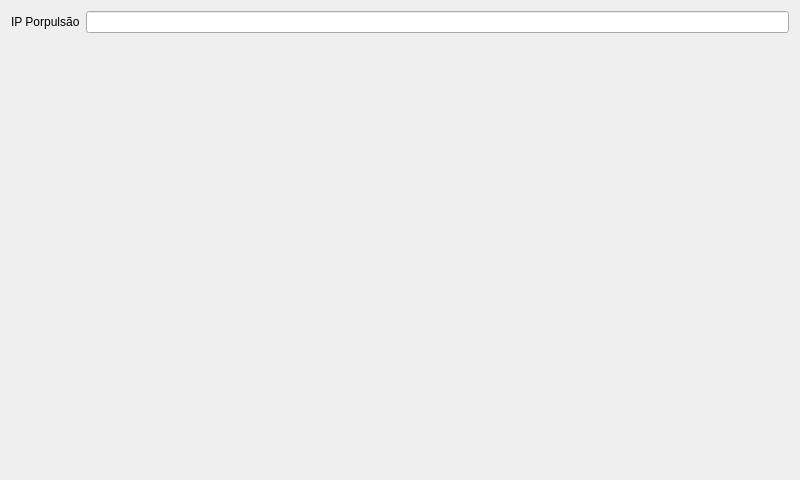
<?xml version="1.0" encoding="UTF-8"?>
<ui version="4.0">
 <class>SettingsWindow</class>
 <widget class="QWidget" name="SettingsWindow">
  <property name="geometry">
   <rect>
    <x>0</x>
    <y>0</y>
    <width>800</width>
    <height>480</height>
   </rect>
  </property>
  <property name="windowTitle">
   <string>Form</string>
  </property>
  <layout class="QVBoxLayout" name="verticalLayout">
   <item>
    <layout class="QFormLayout" name="formLayout">
     <item row="0" column="0">
      <widget class="QLabel" name="label">
       <property name="text">
        <string>IP Porpulsão</string>
       </property>
      </widget>
     </item>
     <item row="0" column="1">
      <widget class="QLineEdit" name="propulsionIp_lineEdit"/>
     </item>
    </layout>
   </item>
  </layout>
 </widget>
 <resources/>
 <connections/>
</ui>
